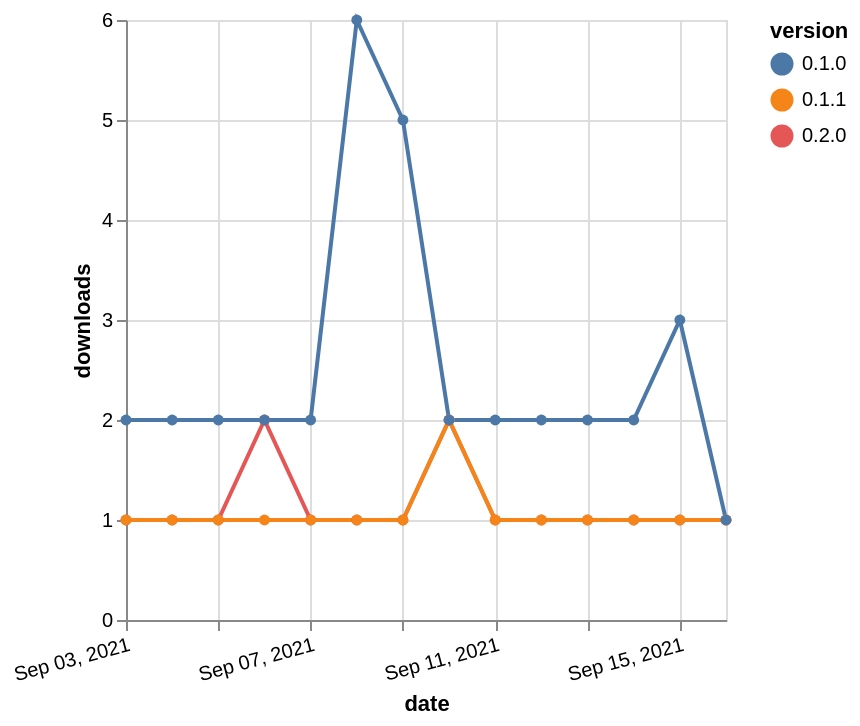

Express this chart as Vega-Lite.
### Vega-Lite specification from a JSON file in a GitHub repository (floating-point values rounded to 4 significant figures)
{"$schema": "https://vega.github.io/schema/vega-lite/v5.json", "description": "A simple bar chart with embedded data.", "data": {"values": [{"date": "2021-09-03", "total": 141, "delta": 1, "version": "0.2.0"}, {"date": "2021-09-04", "total": 142, "delta": 1, "version": "0.2.0"}, {"date": "2021-09-05", "total": 143, "delta": 1, "version": "0.2.0"}, {"date": "2021-09-06", "total": 145, "delta": 2, "version": "0.2.0"}, {"date": "2021-09-07", "total": 146, "delta": 1, "version": "0.2.0"}, {"date": "2021-09-08", "total": 147, "delta": 1, "version": "0.2.0"}, {"date": "2021-09-09", "total": 148, "delta": 1, "version": "0.2.0"}, {"date": "2021-09-10", "total": 150, "delta": 2, "version": "0.2.0"}, {"date": "2021-09-11", "total": 151, "delta": 1, "version": "0.2.0"}, {"date": "2021-09-12", "total": 152, "delta": 1, "version": "0.2.0"}, {"date": "2021-09-13", "total": 153, "delta": 1, "version": "0.2.0"}, {"date": "2021-09-14", "total": 154, "delta": 1, "version": "0.2.0"}, {"date": "2021-09-15", "total": 155, "delta": 1, "version": "0.2.0"}, {"date": "2021-09-16", "total": 156, "delta": 1, "version": "0.2.0"}, {"date": "2021-09-03", "total": 183, "delta": 1, "version": "0.1.1"}, {"date": "2021-09-04", "total": 184, "delta": 1, "version": "0.1.1"}, {"date": "2021-09-05", "total": 185, "delta": 1, "version": "0.1.1"}, {"date": "2021-09-06", "total": 186, "delta": 1, "version": "0.1.1"}, {"date": "2021-09-07", "total": 187, "delta": 1, "version": "0.1.1"}, {"date": "2021-09-08", "total": 188, "delta": 1, "version": "0.1.1"}, {"date": "2021-09-09", "total": 189, "delta": 1, "version": "0.1.1"}, {"date": "2021-09-10", "total": 191, "delta": 2, "version": "0.1.1"}, {"date": "2021-09-11", "total": 192, "delta": 1, "version": "0.1.1"}, {"date": "2021-09-12", "total": 193, "delta": 1, "version": "0.1.1"}, {"date": "2021-09-13", "total": 194, "delta": 1, "version": "0.1.1"}, {"date": "2021-09-14", "total": 195, "delta": 1, "version": "0.1.1"}, {"date": "2021-09-15", "total": 196, "delta": 1, "version": "0.1.1"}, {"date": "2021-09-16", "total": 197, "delta": 1, "version": "0.1.1"}, {"date": "2021-09-03", "total": 2875, "delta": 2, "version": "0.1.0"}, {"date": "2021-09-04", "total": 2877, "delta": 2, "version": "0.1.0"}, {"date": "2021-09-05", "total": 2879, "delta": 2, "version": "0.1.0"}, {"date": "2021-09-06", "total": 2881, "delta": 2, "version": "0.1.0"}, {"date": "2021-09-07", "total": 2883, "delta": 2, "version": "0.1.0"}, {"date": "2021-09-08", "total": 2889, "delta": 6, "version": "0.1.0"}, {"date": "2021-09-09", "total": 2894, "delta": 5, "version": "0.1.0"}, {"date": "2021-09-10", "total": 2896, "delta": 2, "version": "0.1.0"}, {"date": "2021-09-11", "total": 2898, "delta": 2, "version": "0.1.0"}, {"date": "2021-09-12", "total": 2900, "delta": 2, "version": "0.1.0"}, {"date": "2021-09-13", "total": 2902, "delta": 2, "version": "0.1.0"}, {"date": "2021-09-14", "total": 2904, "delta": 2, "version": "0.1.0"}, {"date": "2021-09-15", "total": 2907, "delta": 3, "version": "0.1.0"}, {"date": "2021-09-16", "total": 2908, "delta": 1, "version": "0.1.0"}]}, "width": "container", "mark": {"type": "line", "point": {"filled": true}}, "encoding": {"x": {"field": "date", "type": "temporal", "timeUnit": "yearmonthdate", "title": "date", "axis": {"labelAngle": -15}}, "y": {"field": "delta", "type": "quantitative", "title": "downloads"}, "color": {"field": "version", "type": "nominal"}, "tooltip": {"field": "delta"}}}
